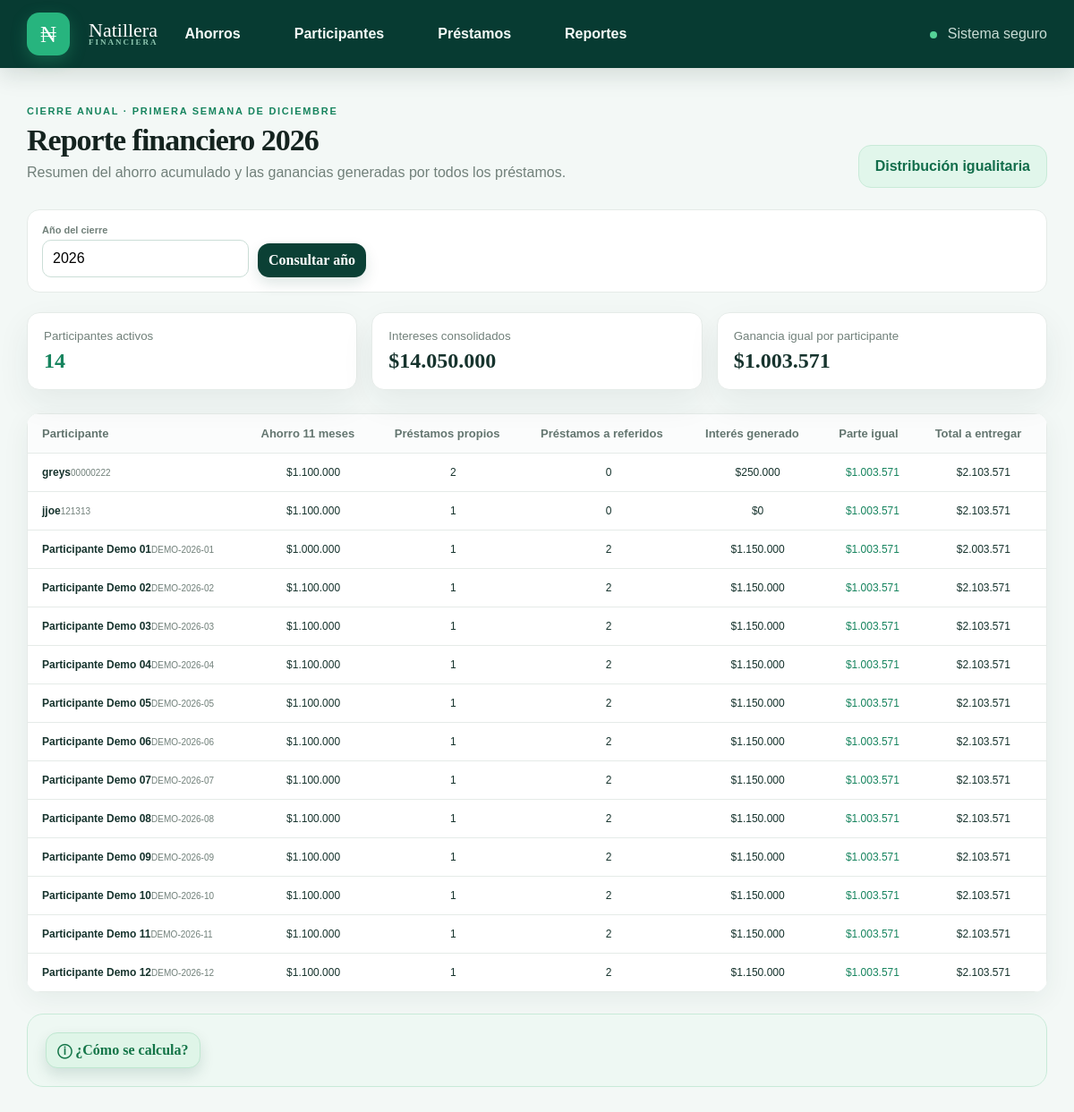
The page /index.php on the database its author committed.
### tables this page shows
CREATE TABLE `participants` (
  `id` int NOT NULL AUTO_INCREMENT,
  `document` varchar(30) NOT NULL,
  `full_name` varchar(160) NOT NULL,
  `phone` varchar(30) DEFAULT NULL,
  `email` varchar(160) DEFAULT NULL,
  `active` tinyint(1) NOT NULL,
  `created_at` datetime NOT NULL DEFAULT (now()),
  PRIMARY KEY (`id`),
  UNIQUE KEY `document` (`document`)
);

### src/Repository.php (called while the page is built, shortened)
<?php
final class Repository {
    public function participants(string $search='', ?bool $active=null): array { $sql='SELECT * FROM participants WHERE 1=1';$args=[];if($search!==''){$sql.=' AND (full_name LIKE ? OR document LIKE ? OR phone LIKE ?)';$q='%'.$search.'%';$args=[$q,$q,$q];}if($active!==null){$sql.=' AND active=?';$args[]=$active?1:0;}$sql.=' ORDER BY active DESC, full_name';$s=$this->db->prepare($sql);$s->execute($args);return $s->fetchAll(); }
    public function loans(string $status='',string $search=''): array { $sql='SELECT l.*,p.full_name FROM loans l JOIN participants p ON p.id=l.participant_id WHERE 1=1';$args=[];if(in_array($status,['active','paid','cancelled'],true)){$sql.=' AND l.status=?';$args[]=$status;}if($search!==''){$sql.=' AND (p.full_name LIKE ? OR p.document LIKE ?)';$q='%'.$search.'%';$args[]=$q;$args[]=$q;}$sql.=' ORDER BY l.start_date DESC';$s=$this->db->prepare($sql);$s->execute($args);return $s->fetchAll(); }
    public function annualReport(int $year): array { $participants=$this->participants('',true);$rows=[];$totalInterest=0.0;$loans=$this->loans();foreach($participants as $p){$interest=0.0;$paid=0.0;$own=0;$referred=0;foreach($loans as $l){if((int)$l['participant_id']!==(int)$p['id']||(int)substr($l['start_date'],0,4)!==$year)continue;$own+=($l['loan_type']==='PARTICIPANT'?1:0);$referred+=($l['loan_type']==='REFERRED'?1:0);$q=$this->db->prepare('SELECT * FROM loan_installments WHERE loan_id=?');$q->execute([$l['id']]);$installments=$q->fetchAll();$fully=!empty($installments)&&array_reduce($installments,fn($ok,$i)=>$ok&&(float)$i['paid_amount']>=(float)$i['total_amount'],true);if($fully){$interest+=Finance::collectedInterest($installments);$paid+=array_sum(array_column($installments,'paid_amount'));}}$s=$this->db->prepare('SELECT COALESCE(SUM(amount_paid),0) FROM contributions WHERE participant_id=? AND year=?');$s->execute([$p['id'],$year]);$rows[]=['participant'=>$p,'savings'=>(float)$s->fetchColumn(),'interest_generated'=>$interest,'total_paid'=>$paid,'own_count'=>$own,'referred_count'=>$referred];$totalInterest+=$interest;} $share=count($participants)?Finance::money($totalInterest/count($participants)):0;foreach($rows as &$row)$row['interest_share']=$share;return ['rows'=>$rows,'total_interest'=>$totalInterest,'share'=>$share]; }
}

### src/Finance.php (called while the page is built, shortened)
<?php
final class Finance {
    public static function money($value): float { return round((float)$value, 2, PHP_ROUND_HALF_UP); }
    public static function collectedInterest(array $installments, ?int $year=null): float { $total=0;foreach($installments as $i){if($year!==null&&(int)substr($i['due_date'],0,4)!==$year)continue;$total+=min((float)$i['paid_amount'],(float)$i['interest_amount']);}return self::money($total); }
}

### src/App.php (the view, shortened to what this page needs)
<?php
require_once __DIR__.'/Database.php'; require_once __DIR__.'/Finance.php'; require_once __DIR__.'/Repository.php';
final class App {
 private static function e($v):string{return htmlspecialchars((string)$v,ENT_QUOTES,'UTF-8');}
 public static function run():void{if(session_status()!==PHP_SESSION_ACTIVE)session_start();$db=Database::connection();$path=parse_url($_SERVER['REQUEST_URI'],PHP_URL_PATH)?:'/';if($_SERVER['REQUEST_METHOD']==='POST')self::post($db);self::page($db,$path);}
 private static function page(PDO $db,string $path):void{$year=(int)($_GET['year']??date('Y'));$search=trim($_GET['participant']??$_GET['search']??'');$status=$_GET['status']??'';$repo=new Repository($db);$ps=$repo->participants($search,$path==='/participants'&&in_array($status,['active','inactive'],true)?$status==='active':null);$active=array_values(array_filter($ps,fn($p)=>(int)$p['active']===1));$ls=$repo->loans($status,$search);$title=$path==='/'?'Ahorros':(str_contains($path,'participants')?'Participantes':(str_contains($path,'loans')?'Préstamos':'Reportes'));echo self::head($title);echo self::nav();echo '<main>';if($path==='/')self::savings($db,$active,$year,$search);elseif($path==='/participants')self::participants($ps,$search,$status);elseif($path==='/loans')self::loans($ls,$active,$search,$status);else self::report($db,$year);echo '</main>'.self::foot();}
 private static function nav():string{return '<nav><div class="brand"><span class="brand-mark">₦</span><span>Natillera <small>FINANCIERA</small></span></div><div class="nav-links"><a href="/">Ahorros</a><a href="/participants">Participantes</a><a href="/loans">Préstamos</a><a href="/reports/annual">Reportes</a></div><div class="secure"><span class="dot"></span> Sistema seguro</div></nav>';}
 private static function report(PDO $db,int $year):void{$r=(new Repository($db))->annualReport($year);echo '<section class="report-hero"><div><span class="eyebrow">CIERRE ANUAL · PRIMERA SEMANA DE DICIEMBRE</span><h1>Reporte financiero '.$year.'</h1><p class="muted">Resumen del ahorro acumulado y las ganancias generadas por todos los préstamos.</p></div><div class="report-badge">Distribución igualitaria</div></section><form class="report-filter" method="get"><div><label for="year">Año del cierre</label><input id="year" name="year" type="number" value="'.$year.'"></div><button>Consultar año</button></form><div class="report-stats"><div class="report-stat green"><small>Participantes activos</small><strong>'.count($r['rows']).'</strong></div><div class="report-stat blue"><small>Intereses consolidados</small><strong>$'.number_format($r['total_interest'],0,',','.').'</strong></div><div class="report-stat purple"><small>Ganancia igual por participante</small><strong>$'.number_format($r['share'],0,',','.').'</strong></div></div><div class="report-table"><table><thead><tr><th>Participante</th><th>Ahorro 11 meses</th><th>Préstamos propios</th><th>Préstamos a referidos</th><th>Interés generado</th><th>Parte igual</th><th>Total a entregar</th></tr></thead><tbody>';foreach($r['rows'] as $x)echo '<tr><td><strong>'.self::e($x['participant']['full_name']).'</strong><small>'.self::e($x['participant']['document']).'</small></td><td>$'.number_format($x['savings'],0,',','.').'</td><td>'.($x['own_count']??0).'</td><td>'.($x['referred_count']??0).'</td><td>$'.number_format($x['interest_generated'],0,',','.').'</td><td class="share">$'.number_format($x['interest_share'],0,',','.').'</td><td class="money">$'.number_format($x['savings']+$x['interest_share'],0,',','.').'</td></tr>';echo '</tbody></table></div><section class="method"><button class="method-toggle">ⓘ ¿Cómo se calcula?</button><div class="method-popover">Se suman los intereses de las cuotas con vencimiento dentro del año consultado, tanto de préstamos propios al 5% como de préstamos a referidos al 10%. La ganancia total se divide en partes iguales entre los participantes activos y se suma al ahorro individual de enero a noviembre.</div></section>';}
 private static function head(string $title):string{return '<!doctype html><html lang="es"><head><meta charset="utf-8"><meta name="viewport" content="width=device-width,initial-scale=1"><title>'.self::e($title).' · Natillera</title><link rel="manifest" href="/static/manifest.webmanifest"><link rel="apple-touch-icon" href="/static/icons/icon.svg"><link rel="stylesheet" href="/static/app.css"><link rel="stylesheet" href="/static/pwa.css"><link rel="stylesheet" href="/static/contacts.css"><link rel="stylesheet" href="/static/contact-fix.css"><link rel="stylesheet" href="/static/v2.css"><script src="https://cdn.jsdelivr.net/npm/sweetalert2@11"></script></head><body>';}
 private static function foot():string{return '<script src="/static/pwa.js" defer></script><script src="/static/v2.js" defer></script><script>document.addEventListener("DOMContentLoaded",function(){var q=new URLSearchParams(location.search),n=q.get("notice"),detail=q.get("detail"),m={contribution_saved:["Aporte guardado correctamente.","success"],paz_salvo:["Participante a paz y salvo con sus ahorros.","success"],contribution_complete:["Cuota completa","info"],contribution_error:["No se pudo guardar el aporte","error"],participant_created:["Participante creado correctamente.","success"],participant_updated:["Participante actualizado correctamente.","success"],participant_deleted:["Participante eliminado correctamente.","success"],participant_loan_blocked:[detail||"No se puede desactivar: el participante tiene préstamos activos.","warning"],participant_error:[detail||"No se pudo actualizar el participante.","error"],loan_created:["Préstamo creado correctamente.","success"],loan_updated:["Préstamo y plan de pagos actualizados.","success"],loan_cancelled:["Préstamo cancelado correctamente.","success"]};if(n&&m[n]&&window.Swal)Swal.fire({toast:true,position:"top-end",icon:m[n][1],title:m[n][0],showConfirmButton:false,timer:5000,timerProgressBar:true})});if("serviceWorker" in navigator)navigator.serviceWorker.register("/static/sw.js")</script></body></html>';}
}

### public/static/app.css (style rules this page uses)
:root { --ink:#14231f;--muted:#71807a;--line:#e5ebe8;--bg:#f5f8f7;--nav:#0d332c;--accent:#16845e;--shadow:0 8px 30px #163c3210 }
* { box-sizing:border-box }
body { margin:0;background:var(--bg);color:var(--ink);font-family:'DM Sans',sans-serif }
nav { height:76px;background:var(--nav);color:#fff;padding:0 max(32px,calc((100% - 1440px)/2));display:flex;align-items:center;gap:54px }
.brand { display:flex;align-items:center;gap:11px;font-family:Manrope;font-size:18px;line-height:17px }
.brand small { display:block;font:600 9px 'DM Sans';letter-spacing:2px;color:#91c8b2 }
.brand-mark { display:grid;place-items:center;width:38px;height:38px;background:#2aa875;border-radius:12px;font-size:25px }
.nav-links { display:flex;gap:28px }
.nav-links a { color:#d9eee5;text-decoration:none;font-weight:600 }
.secure { margin-left:auto;color:#b9d9cc;font-size:13px }
.dot { display:inline-block;width:8px;height:8px;background:#54d397;border-radius:50%;margin-right:7px }
main { max-width:1440px;margin:0 auto;padding:46px 32px 70px }
h1,h2 { font-family:Manrope;color:var(--ink) }
h1 { font-size:34px;letter-spacing:-1px }
.muted,p { color:var(--muted) }
.muted { margin:8px 0 }
.card,table { background:#fff;box-shadow:var(--shadow) }
table { width:100%;border-collapse:collapse;min-width:900px }
th,td { padding:14px 10px;border-bottom:1px solid var(--line);text-align:center;font-size:12px }
th { color:var(--muted);font-size:11px;background:#fbfcfc }
th:first-child,td:first-child { text-align:left;padding-left:24px }
small { color:var(--muted) }
form { display:flex;gap:8px;flex-wrap:wrap }
input,select,button { font:inherit;padding:10px 12px;border:1px solid #d5dfdb;border-radius:8px;background:#fff }
button { cursor:pointer;background:var(--nav);color:#fff;border:0;font-weight:600;transition:.2s }

### public/static/pwa.css (style rules this page uses)
html { background:#f5f8f7;scroll-behavior:smooth }
body { min-height:100dvh;background:radial-gradient(circle at 100% 0,#e2f5ec 0,transparent 31rem),#f5f8f7 }
nav { position:sticky;top:0;z-index:20;box-shadow:0 8px 24px #06251c22;backdrop-filter:blur(14px) }
.brand-mark { box-shadow:0 6px 18px #2aa87555 }
.nav-links a { position:relative;padding:9px 2px;transition:color .2s ease }
.nav-links a:after { content:"";position:absolute;left:0;right:100%;bottom:2px;height:2px;background:#54d397;border-radius:4px;transition:right .2s ease }
main { animation:page-in .35s ease both }
.card,table,.report-stat,.summary-card { border:1px solid #e5ebe8;box-shadow:0 14px 36px #163c3212;transition:box-shadow .2s ease,transform .2s ease }
input,select { transition:border-color .2s,box-shadow .2s }
button,.action-btn,.action-link,details>summary { box-shadow:0 6px 14px #0d332c20;transition:transform .2s,box-shadow .2s }

### rows shown on the page
participants: full_name "greys", document "00000222"
participants: full_name "jjoe", document "121313"
participants: full_name "Participante Demo 01", document "DEMO-2026-01"
participants: full_name "Participante Demo 02", document "DEMO-2026-02"
participants: full_name "Participante Demo 03", document "DEMO-2026-03"
participants: full_name "Participante Demo 04", document "DEMO-2026-04"
participants: full_name "Participante Demo 05", document "DEMO-2026-05"
participants: full_name "Participante Demo 06", document "DEMO-2026-06"
participants: full_name "Participante Demo 07", document "DEMO-2026-07"
participants: full_name "Participante Demo 08", document "DEMO-2026-08"
participants: full_name "Participante Demo 09", document "DEMO-2026-09"
participants: full_name "Participante Demo 10", document "DEMO-2026-10"
participants: full_name "Participante Demo 11", document "DEMO-2026-11"
participants: full_name "Participante Demo 12", document "DEMO-2026-12"

### other values the page prints
$year "2026"
count($r['rows']) "14"
$r['total_interest'] "14.050.000"
$r['share'] "1.003.571"
$x['savings'] "1.100.000"
$x['own_count'] "2"
$x['referred_count'] "0"
$x['interest_generated'] "250.000"
$x['interest_share'] "1.003.571"
$x['savings']+$x['interest_share'] "2.103.571"
$x['own_count'] "1"
$x['interest_generated'] "0"
$x['savings'] "1.000.000"
$x['referred_count'] "2"
$x['interest_generated'] "1.150.000"
